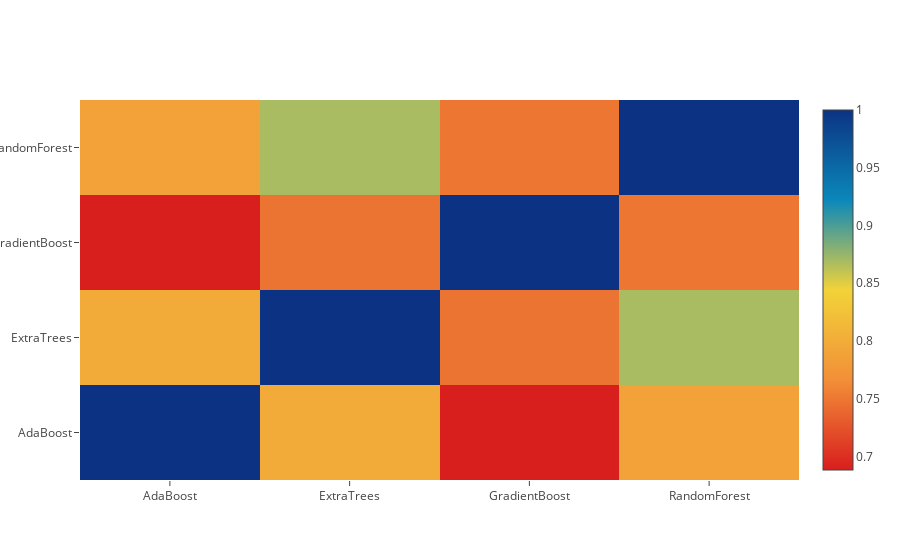

The notebook cell this image was saved under:
### Markdown cell above
**Correlation Heatmap of the Second Level Training set**

### Code cell
data = [
    go.Heatmap(
        z= base_predictions_train.astype(float).corr().values ,
        x=base_predictions_train.columns.values,
        y= base_predictions_train.columns.values,
          colorscale='Portland',
            showscale=True,
            reversescale = True
    )
]
py.iplot(data, filename='labelled-heatmap')

### Figure 1 — Plotly figure (JSON) as saved in the notebook; plotly's stock layout.template omitted (floating-point values rounded to 4 significant figures)
{"data": [{"y": ["AdaBoost", "ExtraTrees", "GradientBoost", "RandomForest"], "x": ["AdaBoost", "ExtraTrees", "GradientBoost", "RandomForest"], "z": [[1, 0.7974, 0.6883, 0.7882], [0.7974, 1, 0.7477, 0.8685], [0.6883, 0.7477, 1, 0.7493], [0.7882, 0.8685, 0.7493, 1]], "showscale": true, "type": "heatmap", "colorscale": "Portland", "reversescale": true}], "layout": {}}
